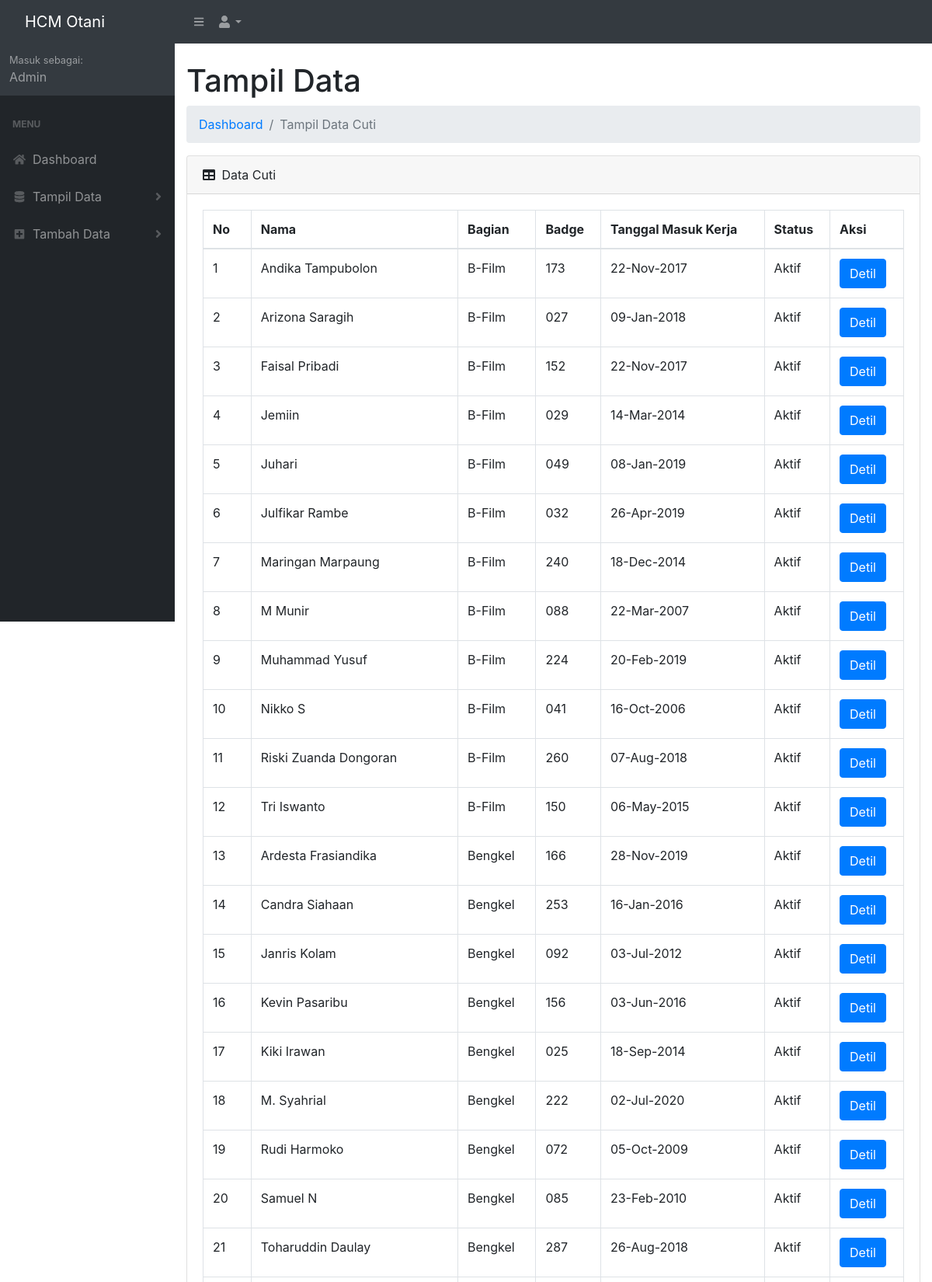
/dist/datacuti.php (signed in, upper part), run on the app's committed database.
### tables this page shows
CREATE TABLE `tbl_infokaryawan` (
  `id` int(11) NOT NULL,
  `id_karyawan` int(11) NOT NULL,
  `nama` varchar(100) NOT NULL,
  `jenis_kelamin` varchar(50) NOT NULL,
  `ttl` varchar(50) NOT NULL,
  `alamat` varchar(150) NOT NULL,
  `agama` varchar(25) NOT NULL,
  `status_nikah` varchar(50) NOT NULL,
  `no_hp` varchar(14) NOT NULL,
  `pendidikan` varchar(100) NOT NULL,
  `nik` varchar(20) NOT NULL,
  `waktudibuat` datetime NOT NULL DEFAULT current_timestamp(),
  `terakhirdiubah` timestamp NOT NULL DEFAULT current_timestamp()
);

CREATE TABLE `tbl_masterkaryawan` (
  `id_karyawan` int(11) NOT NULL,
  `tgl_masukkerja` date NOT NULL,
  `bagian` varchar(50) NOT NULL,
  `badge` varchar(10) NOT NULL,
  `status` varchar(25) NOT NULL
);

### dist/datacuti.php (the view, shortened to what this page needs)
<?php
include "uiheader.php";
?>
                <main>
                    <div class="container-fluid">
                        <h1 class="mt-4">Tampil Data</h1>
                        <nav aria-label="breadcrumb">
                            <ol class="breadcrumb">
                                <li class="breadcrumb-item"><a href="index.php">Dashboard</a></li>
                                <li class="breadcrumb-item active" aria-current="page">Tampil Data Cuti</li>
                            </ol>
                        </nav>
                        <div class="card mb-4">
                            <div class="card-header">
                                <i class="fas fa-table mr-1"></i>
                                Data Cuti
                            </div>
                            <div class="card-body">
                                <div class="table-responsive">
                                    <table class="table table-bordered" id="dataTable" width="100%" cellspacing="0">
                                        <thead>
                                            <tr>
                                                <th>No</th>
                                                <th>Nama</th>
                                                <th>Bagian</th>
                                                <th>Badge</th>
                                                <th>Tanggal Masuk Kerja</th>
                                                <th>Status</th>
                                                <th>Aksi</th>
                                            </tr>
                                        </thead>
                                        <tbody>
                                            <?php
                                                $nomor = 1;
                                                $tampil = $koneksi -> query("SELECT * FROM tbl_masterkaryawan, tbl_infokaryawan WHERE tbl_infokaryawan.id_karyawan = tbl_masterkaryawan.id_karyawan");
                                                while($tabel = $tampil -> fetch_assoc()){
                                            ?>
                                            <tr>
                                                <td><?php echo $nomor; ?></td>
                                                <td><?php echo $tabel['nama']; ?></td>
                                                <td><?php echo $tabel['bagian']; ?></td>
                                                <td><?php echo $tabel['badge']; ?></td>
                                                <td><?php echo date("d-M-Y", strtotime($tabel['tgl_masukkerja'])); ?></td>
                                                <td><?php echo $tabel['status']; ?></td>
                                                <td>
                                                    <a href="detail.php?id=<?php echo $tabel['id_karyawan']; ?>" class="btn btn-primary">Detil</a>
                                                </td>
                                            </tr>
                                                <?php $nomor++; ?>
                                                <?php } ?>
                                        </tbody>
                                    </table>
                                </div>
                            </div>
                        </div>
                    </div>
                </main>
<?php include "footer.php"; ?>

### data on the page
tbl_infokaryawan: nama "Andika Tampubolon", id_karyawan.bagian "B-Film", id_karyawan.badge "173", id_karyawan.tgl_masukkerja "22-Nov-2017", id_karyawan.status "Aktif"
tbl_infokaryawan: nama "Arizona Saragih", id_karyawan.bagian "B-Film", id_karyawan.badge "027", id_karyawan.tgl_masukkerja "09-Jan-2018", id_karyawan.status "Aktif"
tbl_infokaryawan: nama "Faisal Pribadi", id_karyawan.bagian "B-Film", id_karyawan.badge "152", id_karyawan.tgl_masukkerja "22-Nov-2017", id_karyawan.status "Aktif"
tbl_infokaryawan: nama "Jemiin", id_karyawan.bagian "B-Film", id_karyawan.badge "029", id_karyawan.tgl_masukkerja "14-Mar-2014", id_karyawan.status "Aktif"
tbl_infokaryawan: nama "Juhari", id_karyawan.bagian "B-Film", id_karyawan.badge "049", id_karyawan.tgl_masukkerja "08-Jan-2019", id_karyawan.status "Aktif"
tbl_infokaryawan: nama "Julfikar Rambe", id_karyawan.bagian "B-Film", id_karyawan.badge "032", id_karyawan.tgl_masukkerja "26-Apr-2019", id_karyawan.status "Aktif"
tbl_infokaryawan: nama "Maringan Marpaung", id_karyawan.bagian "B-Film", id_karyawan.badge "240", id_karyawan.tgl_masukkerja "18-Dec-2014", id_karyawan.status "Aktif"
tbl_infokaryawan: nama "M Munir", id_karyawan.bagian "B-Film", id_karyawan.badge "088", id_karyawan.tgl_masukkerja "22-Mar-2007", id_karyawan.status "Aktif"
tbl_infokaryawan: nama "Muhammad Yusuf", id_karyawan.bagian "B-Film", id_karyawan.badge "224", id_karyawan.tgl_masukkerja "20-Feb-2019", id_karyawan.status "Aktif"
tbl_infokaryawan: nama "Nikko S", id_karyawan.bagian "B-Film", id_karyawan.badge "041", id_karyawan.tgl_masukkerja "16-Oct-2006", id_karyawan.status "Aktif"
tbl_infokaryawan: nama "Riski Zuanda Dongoran", id_karyawan.bagian "B-Film", id_karyawan.badge "260", id_karyawan.tgl_masukkerja "07-Aug-2018", id_karyawan.status "Aktif"
tbl_infokaryawan: nama "Tri Iswanto", id_karyawan.bagian "B-Film", id_karyawan.badge "150", id_karyawan.tgl_masukkerja "06-May-2015", id_karyawan.status "Aktif"
tbl_infokaryawan: nama "Ardesta Frasiandika", id_karyawan.bagian "Bengkel", id_karyawan.badge "166", id_karyawan.tgl_masukkerja "28-Nov-2019", id_karyawan.status "Aktif"
tbl_infokaryawan: nama "Candra Siahaan", id_karyawan.bagian "Bengkel", id_karyawan.badge "253", id_karyawan.tgl_masukkerja "16-Jan-2016", id_karyawan.status "Aktif"
tbl_infokaryawan: nama "Janris Kolam", id_karyawan.bagian "Bengkel", id_karyawan.badge "092", id_karyawan.tgl_masukkerja "03-Jul-2012", id_karyawan.status "Aktif"
tbl_infokaryawan: nama "Kevin Pasaribu", id_karyawan.bagian "Bengkel", id_karyawan.badge "156", id_karyawan.tgl_masukkerja "03-Jun-2016", id_karyawan.status "Aktif"
tbl_infokaryawan: nama "Kiki Irawan", id_karyawan.bagian "Bengkel", id_karyawan.badge "025", id_karyawan.tgl_masukkerja "18-Sep-2014", id_karyawan.status "Aktif"
tbl_infokaryawan: nama "M. Syahrial", id_karyawan.bagian "Bengkel", id_karyawan.badge "222", id_karyawan.tgl_masukkerja "02-Jul-2020", id_karyawan.status "Aktif"
tbl_infokaryawan: nama "Rudi Harmoko", id_karyawan.bagian "Bengkel", id_karyawan.badge "072", id_karyawan.tgl_masukkerja "05-Oct-2009", id_karyawan.status "Aktif"
tbl_infokaryawan: nama "Samuel N", id_karyawan.bagian "Bengkel", id_karyawan.badge "085", id_karyawan.tgl_masukkerja "23-Feb-2010", id_karyawan.status "Aktif"
tbl_infokaryawan: nama "Toharuddin Daulay", id_karyawan.bagian "Bengkel", id_karyawan.badge "287", id_karyawan.tgl_masukkerja "26-Aug-2018", id_karyawan.status "Aktif"

### other printed values
$_SESSION['username'] "Admin"
